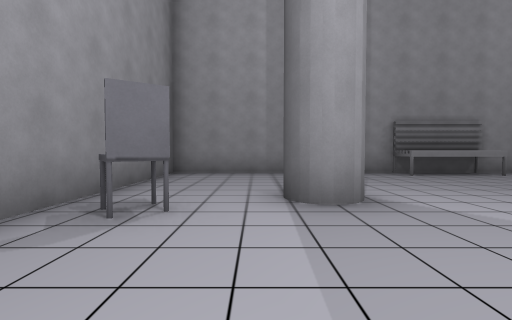
[1] (above)

21 first-person views from a walk through a Godot game level. The camera is 1.2 m above the floor, tilts 2° down and sees 85° across. The floor is counted in squares, 2 m on a side. Each view is taken from the middle of a square. On the plan, view 1 faces up. The plan holds only what a view shows up to about 9 squares ahead; the rest is blank. The place goes on beyond the plan. Characters and animated objects are not drawn.

[2]
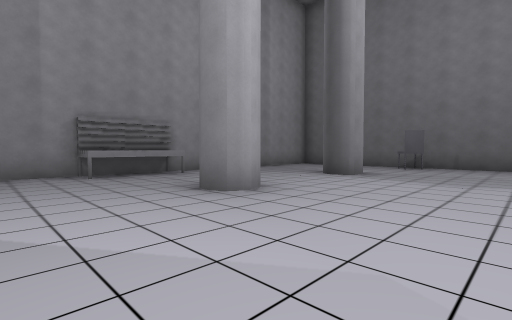

[3]
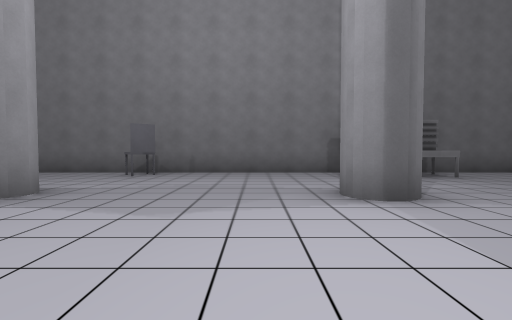

[4]
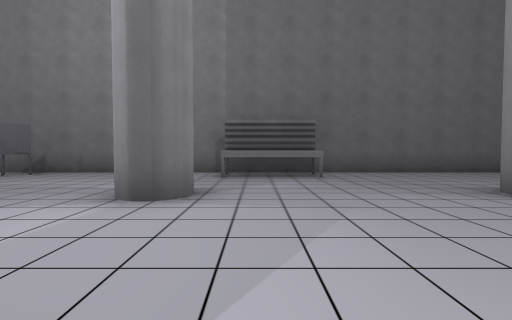

[5]
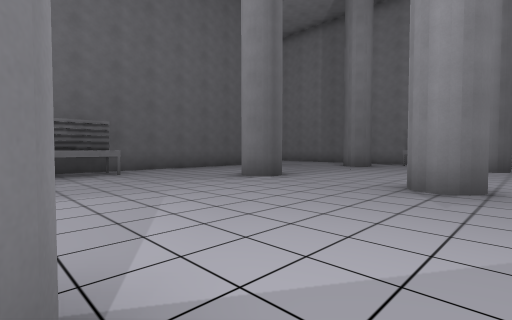

[6]
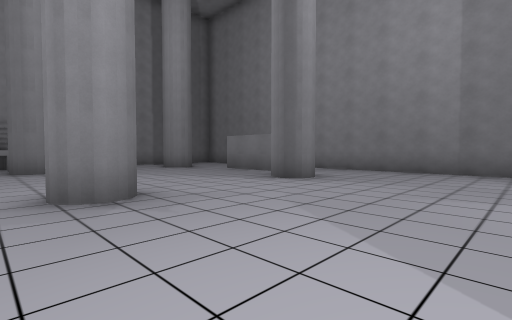

[7]
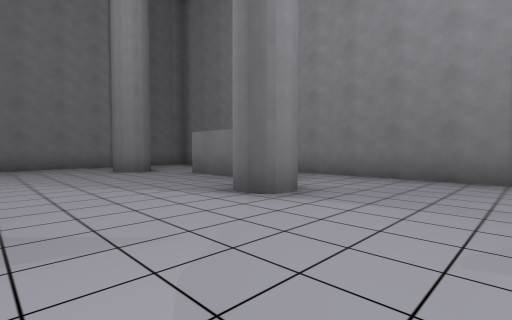

[8]
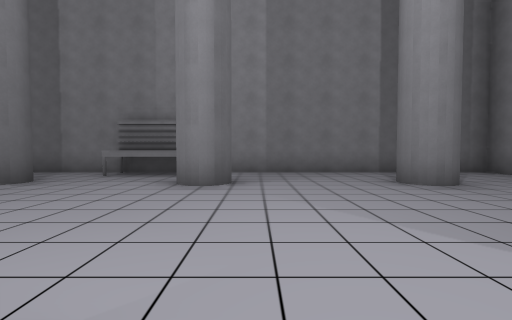

[9]
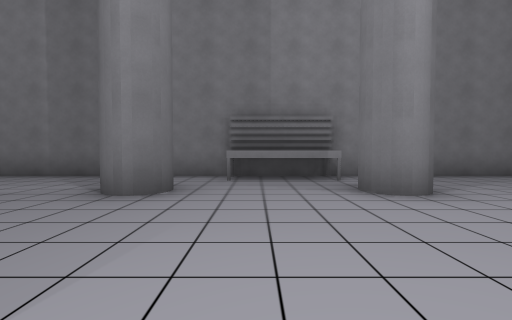

[10]
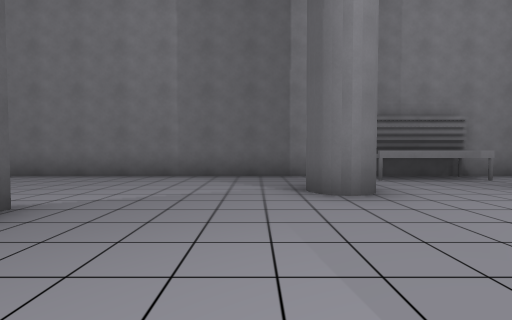

[11]
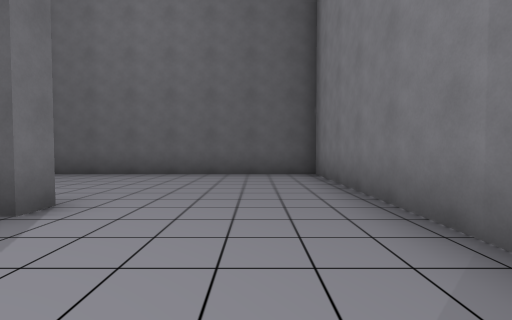

[12]
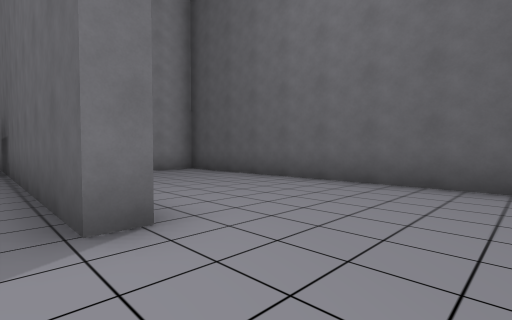

[13]
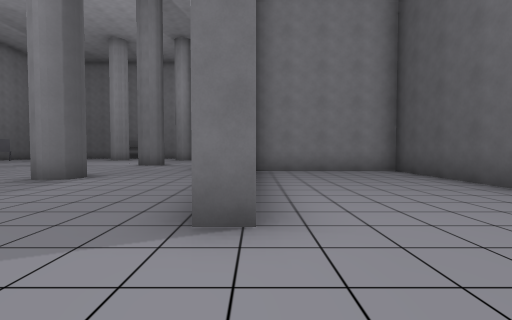

[14]
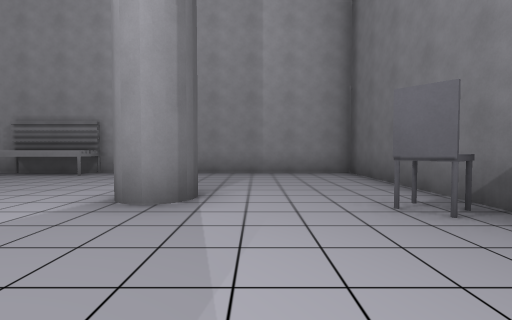

[15]
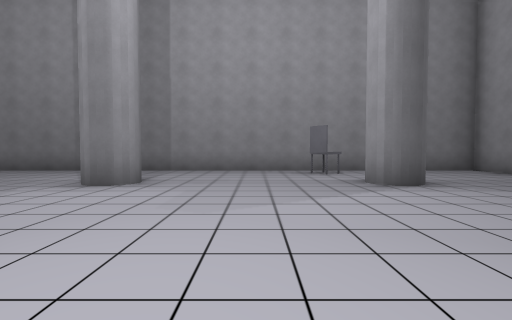

[16]
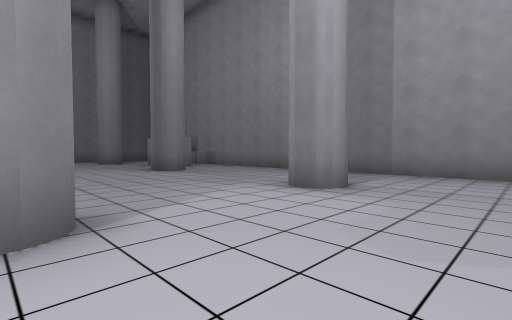

[17]
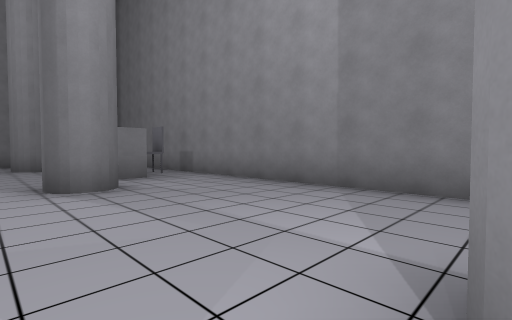

[18]
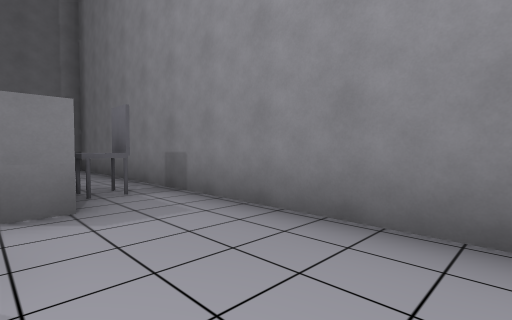

[19]
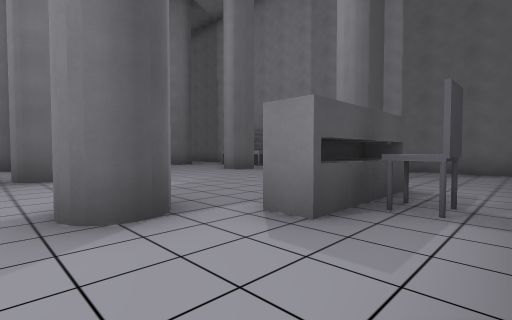

[20]
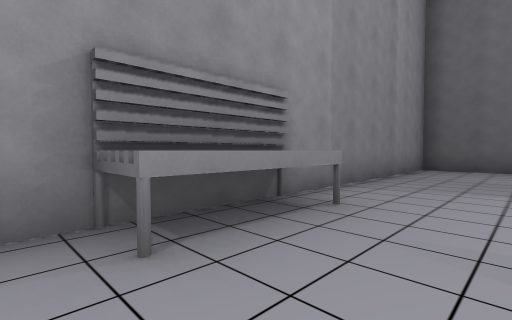

[21]
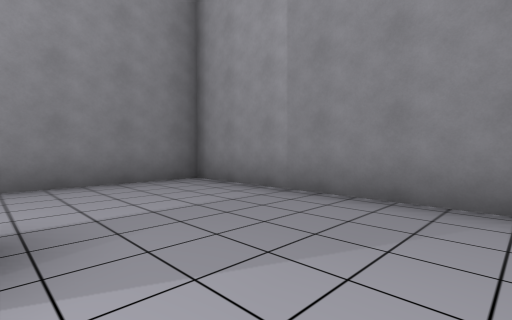

### Floor plan
Key: @ floor where view 1 was taken; # wall or solid block; . floor; ^ raised ledge; C chair.
Columns run from 3 left of view 1 to 17 right of it. Each row starts with its distance up from view 1.
  8 #################
  7 #......^^.......#
  6 #...............#
  5 #...............#
  4 #...#...#...#...#
  3 #.C............C#
  2 #...............#
  1 #...............#
  0 #..@............#
 -1 #...............#
 -2 #...#...#...#...#
 -3 #.............^##
 -4 #.............^##
 -5 #...............#####
 -6 #...............#...#
 -7 #...#...#...#...#...#
 -8 #...............#...#
 -9 #.C#............#...#
-10 #..#............#...#
-11 #...................#
-12 #...#...#...#.......#
-13 #...................#
-14 #........^^.........#
-15 #####################

Positions as (right, up) in squares from view 1, and headings:
1: (0, 0), facing up
2: (2, 0), facing up-right
3: (5, 0), facing right
4: (5, -3), facing right
5: (4, -2), facing down-right
6: (6, -3), facing down-left
7: (4, -4), facing down-left
8: (4, -7), facing down
9: (7, -8), facing down
10: (10, -8), facing down
11: (10, -13), facing right
12: (12, -13), facing up-right
13: (13, -13), facing up
14: (10, 0), facing up
15: (6, 1), facing left
16: (5, 1), facing down-left
17: (2, -2), facing down-left
18: (0, -5), facing down-left
19: (-2, -6), facing down-right
20: (3, 5), facing up-right
21: (3, 4), facing up-left
